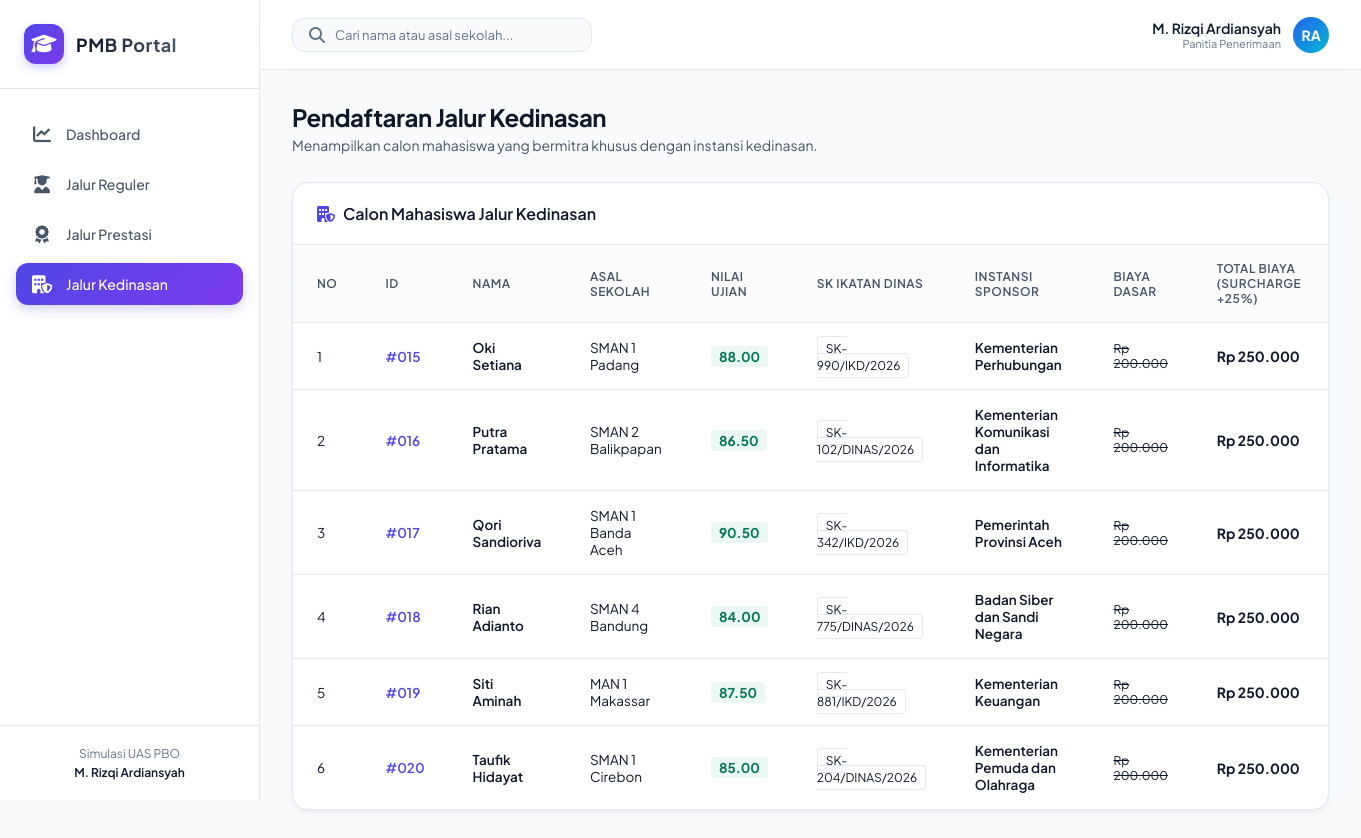
/index.php?page=kedinasan, run on the app's committed database.
### tables this page shows
CREATE TABLE IF NOT EXISTS `tabel_pendaftaran` (
     
    `id_pendaftaran` INT AUTO_INCREMENT PRIMARY KEY,
    `nama_calon` VARCHAR(150) NOT NULL,
    `asal_sekolah` VARCHAR(150) NOT NULL,
    `nilai_ujian` DOUBLE NOT NULL,
    `biaya_pendaftaran_dasar` DECIMAL(12, 2) NOT NULL,
    `jalur_pendaftaran` ENUM('Reguler', 'Prestasi', 'Kedinasan') NOT NULL,
     
    `pilihan_prodi` VARCHAR(100) DEFAULT NULL,        
    `lokasi_kampus` VARCHAR(100) DEFAULT NULL,       
    `jenis_prestasi` VARCHAR(100) DEFAULT NULL,      
    `tingkat_prestasi` VARCHAR(100) DEFAULT NULL,    
    `sk_ikatan_dinas` VARCHAR(100) DEFAULT NULL,     
    `instansi_sponsor` VARCHAR(150) DEFAULT NULL     
);

### index.php (the view, shortened to what the rows shown need)
<?php
require_once 'Pendaftaran.php';
require_once 'PendaftaranKedinasan.php';
$database = new Database();
$db = $database->getConnection();
$daftarReguler = PendaftaranReguler::getDaftarReguler($db);
$daftarPrestasi = PendaftaranPrestasi::getDaftarPrestasi($db);
$daftarKedinasan = PendaftaranKedinasan::getDaftarKedinasan($db);
$countReguler = count($daftarReguler);
$countPrestasi = count($daftarPrestasi);
$countKedinasan = count($daftarKedinasan);
$totalPendaftar = $countReguler + $countPrestasi + $countKedinasan;
$totalBiaya = 0;
$totalNilai = 0;
$semuaPendaftaran = array_merge($daftarReguler, $daftarPrestasi, $daftarKedinasan);
foreach ($semuaPendaftaran as $p) {
    $totalBiaya += $p->hitungTotalBiaya();
    $totalNilai += $p->getNilaiUjian();
}
$rataRataNilai = $totalPendaftar > 0 ? round($totalNilai / $totalPendaftar, 2) : 0;
$page = isset($_GET['page']) ? $_GET['page'] : 'dashboard';
?>
<!DOCTYPE html>
<html lang="id">
<head>
    <link rel="stylesheet" href="https://cdnjs.cloudflare.com/ajax/libs/font-awesome/6.4.0/css/all.min.css">
    <link rel="stylesheet" href="style.css">
</head>
<body>
    <div class="app-container">
        <main class="main-content">
            <div class="content-body">
                <?php if ($page == 'dashboard'): ?>
                    <div class="page-header">
                        <h1 class="page-title">Dashboard Analitik</h1>
                        <p class="page-subtitle">Ikhtisar data penerimaan mahasiswa baru seluruh jalur pendaftaran.</p>
                    </div>
                    <div class="stats-grid">
                        <div class="stat-card card-blue">
                            <div class="stat-header">
                                <span class="stat-title">Total Calon Mahasiswa</span>
                                <div class="stat-icon"><i class="fa-solid fa-users"></i></div>
                            </div>
                            <div class="stat-value"><?= $totalPendaftar ?></div>
                            <div class="stat-desc">Semua jalur pendaftaran aktif</div>
                        </div>
                        <div class="stat-card card-purple">
                            <div class="stat-header">
                                <span class="stat-title">Total Pendapatan</span>
                                <div class="stat-icon"><i class="fa-solid fa-wallet"></i></div>
                            </div>
                            <div class="stat-value">Rp <?= number_format($totalBiaya, 0, ',', '.') ?></div>
                            <div class="stat-desc">Kalkulasi biaya setelah diskon & surcharge</div>
                        </div>
                        <div class="stat-card card-green">
                            <div class="stat-header">
                                <span class="stat-title">Rata-rata Nilai Ujian</span>
                                <div class="stat-icon"><i class="fa-solid fa-chart-simple"></i></div>
                            </div>
                            <div class="stat-value"><?= $rataRataNilai ?></div>
                            <div class="stat-desc">Skala penilaian maksimal 100</div>
                        </div>
                        <div class="stat-card card-yellow">
                            <div class="stat-header">
                                <span class="stat-title">Sebaran Jalur (R | P | K)</span>
                                <div class="stat-icon"><i class="fa-solid fa-pie-chart"></i></div>
                            </div>
                            <div class="stat-value" style="font-size: 16px; margin-top: 15px; font-weight: 700;">
                                Reg: <?= $countReguler ?> | Pres: <?= $countPrestasi ?> | Dinas: <?= $countKedinasan ?>
                            </div>
                            <div class="stat-desc">Perbandingan pendaftar per jalur</div>
                        </div>
                    </div>
                    <div class="data-card">
                        <div class="card-title-bar">
                            <span class="card-title-text"><i class="fa-solid fa-list"></i> Seluruh Calon Mahasiswa</span>
                        </div>
                        <div class="table-responsive">
                            <table class="custom-table" id="pendaftaranTable">
                                <thead>
                                    <tr>
                                        <th>No</th>
                                        <th>ID</th>
                                        <th>Nama</th>
                                        <th>Asal Sekolah</th>
                                        <th>Nilai Ujian</th>
                                        <th>Jalur</th>
                                        <th>Informasi Khusus Jalur</th>
                                        <th>Biaya Dasar</th>
                                        <th>Total Biaya</th>
                                    </tr>
                                </thead>
                                <tbody>
                                    <?php if (count($semuaPendaftaran) > 0): ?>
                                        <?php $no = 1; foreach ($semuaPendaftaran as $p): ?>
                                            <?php
                                            $badgeClass = '';
                                            $jalurText = '';
                                            if ($p instanceof PendaftaranReguler) {
                                                $badgeClass = 'badge-reguler';
                                                $jalurText = 'Reguler';
                                            } elseif ($p instanceof PendaftaranPrestasi) {
                                                $badgeClass = 'badge-prestasi';
                                                $jalurText = 'Prestasi';
                                            } elseif ($p instanceof PendaftaranKedinasan) {
                                                $badgeClass = 'badge-kedinasan';
                                                $jalurText = 'Kedinasan';
                                            }
                                            ?>
                                            <tr>
                                                <td><?= $no++ ?></td>
                                                <td style="font-weight:600; color:var(--accent-indigo);">#<?= sprintf("%03d", $p->getIdPendaftaran()) ?></td>
                                                <td class="search-name" style="font-weight:600;"><?= htmlspecialchars($p->getNamaCalon()) ?></td>
                                                <td class="search-school"><?= htmlspecialchars($p->getAsalSekolah()) ?></td>
                                                <td><span class="score-badge"><?= number_format($p->getNilaiUjian(), 2) ?></span></td>
                                                <td><span class="badge <?= $badgeClass ?>"><?= $jalurText ?></span></td>
                                                <td>
                                                    <div class="info-box">
                                                        <span class="info-value"><?= htmlspecialchars($p->tampilkanInfoJalur()) ?></span>
                                                    </div>
                                                </td>
                                                <td class="price-base">Rp <?= number_format($p->getBiayaPendaftaranDasar(), 0, ',', '.') ?></td>
                                                <td class="price-final <?= $p instanceof PendaftaranKedinasan ? 'text-orange' : ($p instanceof PendaftaranPrestasi ? 'text-green' : '') ?>">
                                                    Rp <?= number_format($p->hitungTotalBiaya(), 0, ',', '.') ?>
                                                </td>
                                            </tr>
                                        <?php endforeach; ?>
                                    <?php else: ?>
                                        <tr>
                                            <td colspan="9" class="empty-state">
                                                <i class="fa-solid fa-folder-open"></i>
                                                <p>Tidak ada data pendaftaran ditemukan.</p>
                                            </td>
                                        </tr>
                                    <?php endif; ?>
                                </tbody>
                            </table>
                        </div>
                    </div>
                <?php elseif ($page == 'kedinasan'): ?>
                    <div class="page-header">
                        <h1 class="page-title">Pendaftaran Jalur Kedinasan</h1>
                    </div>
                    <div class="data-card">
                        <div class="table-responsive">
                            <table class="custom-table" id="pendaftaranTable">
                                <thead>
                                    <tr>
                                        <th>No</th>
                                        <th>ID</th>
                                        <th>Nama</th>
                                        <th>Asal Sekolah</th>
                                        <th>Nilai Ujian</th>
                                        <th>SK Ikatan Dinas</th>
                                        <th>Instansi Sponsor</th>
                                        <th>Biaya Dasar</th>
                                        <th>Total Biaya (Surcharge +25%)</th>
                                    </tr>
                                </thead>
                                <tbody>
                                    <?php if (count($daftarKedinasan) > 0): ?>
                                        <?php $no = 1; foreach ($daftarKedinasan as $p): ?>
                                            <tr>
                                                <td><?= $no++ ?></td>
                                                <td style="font-weight:600; color:var(--accent-indigo);">#<?= sprintf("%03d", $p->getIdPendaftaran()) ?></td>
                                                <td class="search-name" style="font-weight:600;"><?= htmlspecialchars($p->getNamaCalon()) ?></td>
                                                <td class="search-school"><?= htmlspecialchars($p->getAsalSekolah()) ?></td>
                                                <td><span class="score-badge"><?= number_format($p->getNilaiUjian(), 2) ?></span></td>
                                                <td><code style="background-color:rgba(255,255,255,0.05); padding: 4px 8px; border-radius:4px; font-size:12px; border: 1px solid var(--border-color);"><?= htmlspecialchars($p->getSkIkatanDinas()) ?></code></td>
                                                <td><span style="font-weight:600;"><?= htmlspecialchars($p->getInstansiSponsor()) ?></span></td>
                                                <td class="price-base">Rp <?= number_format($p->getBiayaPendaftaranDasar(), 0, ',', '.') ?></td>
                                                <td class="price-final text-orange">Rp <?= number_format($p->hitungTotalBiaya(), 0, ',', '.') ?></td>
                                            </tr>
                                        <?php endforeach; ?>
                                    <?php endif; ?>
                                </tbody>
                            </table>
                        </div>
                    </div>
                <?php endif; ?>
            </div>
        </main>
    </div>
</body>
</html>

### data on the page
tabel_pendaftaran: id_pendaftaran "015", nama_calon "Oki Setiana", asal_sekolah "SMAN 1 Padang", nilai_ujian "88.00", sk_ikatan_dinas "SK-990/IKD/2026", instansi_sponsor "Kementerian Perhubungan", biaya_pendaftaran_dasar "200.000", biaya_pendaftaran_dasar "250.000"
tabel_pendaftaran: id_pendaftaran "016", nama_calon "Putra Pratama", asal_sekolah "SMAN 2 Balikpapan", nilai_ujian "86.50", sk_ikatan_dinas "SK-102/DINAS/2026", instansi_sponsor "Kementerian Komunikasi dan Informatika", biaya_pendaftaran_dasar "200.000", biaya_pendaftaran_dasar "250.000"
tabel_pendaftaran: id_pendaftaran "017", nama_calon "Qori Sandioriva", asal_sekolah "SMAN 1 Banda Aceh", nilai_ujian "90.50", sk_ikatan_dinas "SK-342/IKD/2026", instansi_sponsor "Pemerintah Provinsi Aceh", biaya_pendaftaran_dasar "200.000", biaya_pendaftaran_dasar "250.000"
tabel_pendaftaran: id_pendaftaran "018", nama_calon "Rian Adianto", asal_sekolah "SMAN 4 Bandung", nilai_ujian "84.00", sk_ikatan_dinas "SK-775/DINAS/2026", instansi_sponsor "Badan Siber dan Sandi Negara", biaya_pendaftaran_dasar "200.000", biaya_pendaftaran_dasar "250.000"
tabel_pendaftaran: id_pendaftaran "019", nama_calon "Siti Aminah", asal_sekolah "MAN 1 Makassar", nilai_ujian "87.50", sk_ikatan_dinas "SK-881/IKD/2026", instansi_sponsor "Kementerian Keuangan", biaya_pendaftaran_dasar "200.000", biaya_pendaftaran_dasar "250.000"
tabel_pendaftaran: id_pendaftaran "020", nama_calon "Taufik Hidayat", asal_sekolah "SMAN 1 Cirebon", nilai_ujian "85.00", sk_ikatan_dinas "SK-204/DINAS/2026", instansi_sponsor "Kementerian Pemuda dan Olahraga", biaya_pendaftaran_dasar "200.000", biaya_pendaftaran_dasar "250.000"
